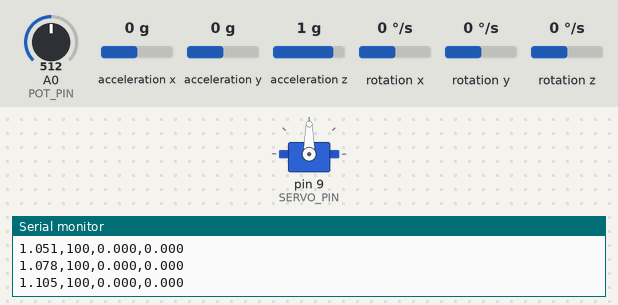
The sketch below on a simulated Arduino Uno, built with avr-gcc and run on an emulated ATmega328P. Parts: servo, the last lines printed to the serial monitor. The inputs (shaded band) are chosen by the test bench; at power-on: rotation x 0 °/s, A0 (POT_PIN) = 512, acceleration x 0 g, acceleration y 0 g, acceleration z 1 g, rotation y 0 °/s, rotation z 0 °/s.

Above: at 9.8 s.
9.9 s: rotation x set to 100 °/s
At 11.9 s:
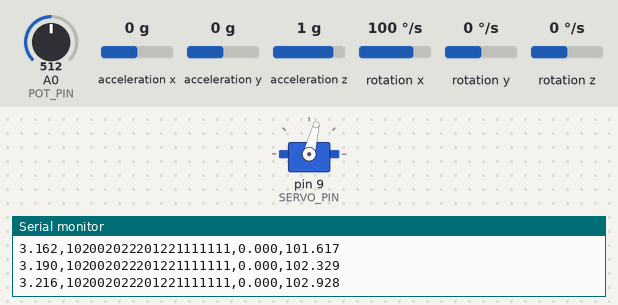
At 14.1 s:
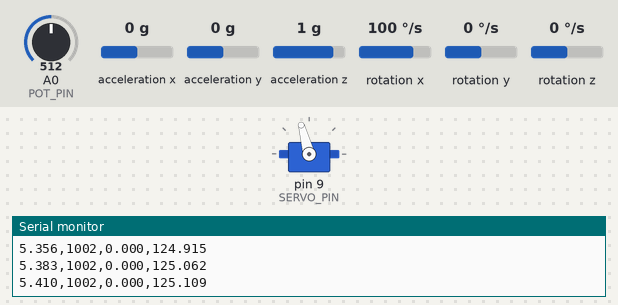
Timing chart, 0 to 21.9 s (numbered marks = the images above; inputs shaded):
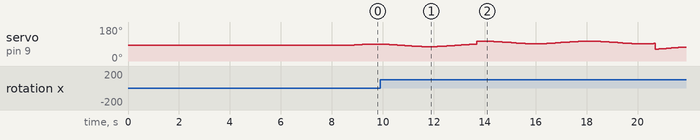

The sketch:

Calibracion_IMU.ino
```cpp
#include <Wire.h>
#include <MPU6050.h>
#include <Servo.h>

MPU6050 mpu;
Servo servo;

// ---------- Pines ----------
const int SERVO_PIN = 9;
const int POT_PIN   = A0;

// ---------- Calibración potenciómetro ----------
float A_cal = -0.26239f;
float B_cal = 229.329f;

// ---------- Servo ----------
const int PWM_MIN = 700;
const int PWM_MAX = 2100;
const int SERVO_CENTER_DEG = 90;

int angToPWM(int angRef) {
  angRef = constrain(angRef, 0, 180);
  long us = map(angRef, 0, 180, PWM_MIN, PWM_MAX);
  return constrain(us, PWM_MIN, PWM_MAX);
}

void moverServo_deg(int angRef) { servo.writeMicroseconds(angToPWM(angRef)); }

// ---------- IMU / filtro ----------
const float ALPHA_CF = 0.98f;   // 0.98*gyro + 0.02*acc
const float Ts_s     = 0.02f;   // 50 Hz
float theta_cf_deg   = 0.0f;
bool  cf_init        = false;
unsigned long last_cf_ms = 0;

// Sesgos de calibración
float gyro_bias_gx_LSB = 0.0f;
float accel_bias_deg   = 0.0f;

// ---------- Excitación ----------
const float DUR_TOTAL_S = 100.0f;
const float STEP1_T     = 5.0f;
const float STEP2_T     = 12.0f;
const int   STEP_AMPL   = 20;    // ±° sobre centro
const float W_EXC       = 1.5f;  // rad/s
const float AMP_EXC     = 10.0f; // °

// ---------- Serial ----------
const long BAUD = 115200;

// ---------- Calibración IMU ----------
void calibrarIMU(int N=600, int warmup_ms=1500) {
  Serial.println(F("# Warm-up IMU..."));
  delay(warmup_ms);

  long sum_gx = 0;
  float sum_theta_acc = 0.0f;

  Serial.println(F("# Calibrando IMU (mantener quieto)"));
  for (int i = 0; i < N; i++) {
    int16_t ax, ay, az, gx, gy, gz;
    mpu.getMotion6(&ax, &ay, &az, &gx, &gy, &gz);

    float ay_g = (float)ay / 16384.0f;
    float az_g = (float)az / 16384.0f;
    float theta_acc_deg = atan2(ay_g, az_g) * 180.0f / PI;

    sum_gx        += gx;
    sum_theta_acc += theta_acc_deg;
    delay(5);
  }

  gyro_bias_gx_LSB = (float)sum_gx / (float)N;
  accel_bias_deg   = sum_theta_acc / (float)N;

  Serial.print(F("# gyro_bias_gx (LSB): ")); Serial.println(gyro_bias_gx_LSB, 3);
  Serial.print(F("# accel_bias_theta (deg): ")); Serial.println(accel_bias_deg, 3);
  Serial.println(F("# IMU calibrada."));
}

// ---------- Lectura IMU con filtro ----------
float leerThetaPenduloDeg() {
  int16_t ax, ay, az, gx, gy, gz;
  mpu.getMotion6(&ax, &ay, &az, &gx, &gy, &gz);

  float ay_g = (float)ay / 16384.0f;
  float az_g = (float)az / 16384.0f;

  // Acelerómetro corregido
  float theta_acc_deg = atan2(ay_g, az_g) * 180.0f / PI - accel_bias_deg;
  // Giroscopio corregido
  float gx_dps = ((float)gx - gyro_bias_gx_LSB) / 131.0f;

  // Delta tiempo
  unsigned long now_ms = millis();
  float dt_cf = (last_cf_ms == 0) ? Ts_s : (now_ms - last_cf_ms) / 1000.0f;
  if (dt_cf <= 0.0f || dt_cf > 0.1f) dt_cf = Ts_s;

  // Filtro complementario
  if (!cf_init) {
    theta_cf_deg = theta_acc_deg;
    cf_init = true;
  } else {
    float pred = theta_cf_deg + gx_dps * dt_cf;
    theta_cf_deg = ALPHA_CF * pred + (1.0f - ALPHA_CF) * theta_acc_deg;
  }
  last_cf_ms = now_ms;

  return theta_cf_deg;
}

// ---------- Función de ángulo del potenciómetro ----------
float potToAngle(int adc) {
  return A_cal * adc + B_cal;
}

// ---------- Setup ----------
void setup() {
  Serial.begin(BAUD);
  Wire.begin();
  Wire.setClock(400000);
  mpu.initialize();
  delay(200);
  if (!mpu.testConnection()) {
    Serial.println(F("Error: IMU no conectada."));
    while (1) { delay(100); }
  }

  servo.attach(SERVO_PIN);
  moverServo_deg(SERVO_CENTER_DEG);
  delay(1000);

  calibrarIMU(); // Calibración IMU

  // ---------- Auto-centrado del potenciómetro ----------
  Serial.println(F("# Calibrando centro del brazo..."));
  const int Ncenter = 100;
  long acc_pot = 0;
  for (int i = 0; i < Ncenter; i++) {
    acc_pot += analogRead(POT_PIN);
    delay(5);
  }
  float adc_centro = acc_pot / (float)Ncenter;
  // Recalibra B_cal para forzar φ = 0 en el centro actual
  B_cal = -A_cal * adc_centro;
  Serial.print(F("# ADC centro: ")); Serial.println(adc_centro, 2);
  Serial.print(F("# Nuevo B_cal: ")); Serial.println(B_cal, 3);
  Serial.println(F("# φ=0 en reposo asegurado."));

  last_cf_ms = millis();
  Serial.println(F("t_s,phi_ref_deg,phi_deg,theta_deg"));
}

// ---------- Loop ----------
void loop() {
  static unsigned long t0_ms = millis();
  unsigned long now_ms = millis();
  float t_s = (now_ms - t0_ms) / 1000.0f;

  // ---------- Entrada compuesta ----------
  int phi_ref_deg = SERVO_CENTER_DEG;
  if (t_s >= STEP1_T && t_s < STEP2_T)
    phi_ref_deg = SERVO_CENTER_DEG + STEP_AMPL;
  else if (t_s >= STEP2_T)
    phi_ref_deg = SERVO_CENTER_DEG - STEP_AMPL;
  phi_ref_deg += (int)(AMP_EXC * sin(W_EXC * t_s));

  moverServo_deg(phi_ref_deg);

  // ---------- Salidas ----------
  int adc_pot = analogRead(POT_PIN);
  float phi_deg = potToAngle(adc_pot); // ya centrado en 0
  float theta_deg = leerThetaPenduloDeg();

  // ---------- CSV ----------
  Serial.print(t_s, 3);          Serial.print(",");
  Serial.print(phi_ref_deg - SERVO_CENTER_DEG, 3); // entrada centrada
  Serial.print(",");
  Serial.print(phi_deg, 3);
  Serial.print(",");
  Serial.println(theta_deg, 3);

  // ---------- Fin ----------
  if (t_s > DUR_TOTAL_S) {
    moverServo_deg(SERVO_CENTER_DEG);
    while (1) { delay(100); }  // detener
  }

  delay((int)(Ts_s * 1000));
}
```
